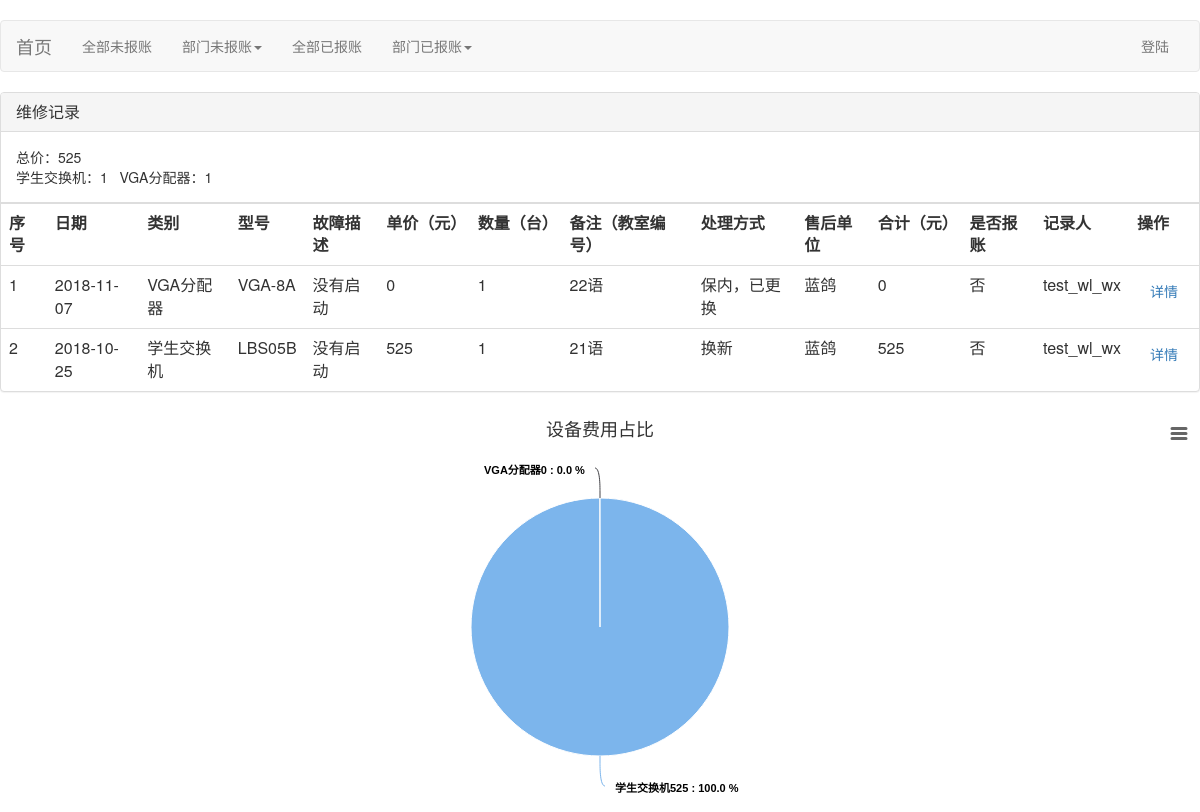
Page /wbz_bm on the committed database.
### notes/models.py (models this page shows, shortened)
class Unit_types(models.Model):
    设备类型 = models.CharField(max_length = 30)
    customer = models.ForeignKey(Customer,on_delete = models.DO_NOTHING,verbose_name = '售后单位')
    def __str__(self):
        return self.设备类型
    class Meta:
        verbose_name = '类别'
        verbose_name_plural = '类别'

class Notes(models.Model):
    date = models.DateField(default = timezone.now)
    类别 = models.ForeignKey(Unit_types , on_delete = models.DO_NOTHING)
    型号 = models.ForeignKey(Unit_models , on_delete = models.DO_NOTHING)
    故障描述 = models.CharField(max_length = 30)
    价格 = models.IntegerField()
    数量 = models.IntegerField()
    教室 = models.CharField(max_length = 30)
    报账 = models.BooleanField()
    方式 = models.CharField(max_length = 30)
    售后 = models.ForeignKey(Customer,on_delete = models.DO_NOTHING)
    状态 = models.CharField(max_length = 15 , default = '未通知售后')
    通知时间 = models.DateField(blank = True , null = True)
    到校时间 = models.DateField(blank = True , null = True)
    返校时间 = models.DateField(blank = True , null = True)
    响应时间 = models.DurationField(blank = True , null = True)
    修复时间 = models.DurationField(blank = True , null = True)
    报账时间 = models.ForeignKey(Report_time,on_delete = models.DO_NOTHING,blank = True , null = True)
    合计 = models.IntegerField(blank = True , null = True)
    owner = models.ForeignKey(User,on_delete = models.DO_NOTHING)
    sn = models.CharField(max_length = 30,blank = True , null = True , default = '无' , verbose_name = '序列号')
    asp = models.CharField(max_length = 30,blank = True , null = True , verbose_name = '售后人员')
    telephone = models.CharField(max_length = 30,blank = True , null = True , verbose_name = '售后电话')
    scraped = models.BooleanField(default = False , verbose_name = '是否报废')
    class Meta:
        ordering = ['-date']
        verbose_name = '维修记录'
        verbose_name_plural = '维修记录'

class Unit_models(models.Model):
    设备类型 = models.ForeignKey(Unit_types,on_delete = models.DO_NOTHING)
    型号 = models.CharField(max_length = 30)
    def __str__(self):
        return self.型号
    class Meta:
        verbose_name = '设备型号'
        verbose_name_plural = '设备型号'

class Customer(models.Model):
    title = models.CharField(max_length = 30 ,verbose_name = '售后单位')
    group = models.ForeignKey(Group , on_delete = models.DO_NOTHING , verbose_name = '负责部门')
    def __str__(self):
        return self.title
    class Meta:
        verbose_name = '售后单位'
        verbose_name_plural = '售后单位'

### notes/views.py (the view)
# urls.py: path('wbz_bm' , wbz_bm , name = 'wbz_bm'),
def wbz_bm(request):
    group_id = request.GET.get('group',1)
    contents = Notes.objects.filter(报账=False , 售后__group__id = group_id)
    prices = contents.aggregate(total = Sum('合计'))['total']
    counts = Unit_types.objects.filter(notes__报账=False , customer__group__id = group_id).annotate(total=Sum('notes__数量'),total_p=Sum('notes__合计'))
    context = {}
    context['counts'] = counts
    context['prices'] = prices
    context['contents'] = contents
    return render(request , 'wbz_bm.html' , context)

### notes/templates/wbz_bm.html (shortened to what this page needs)
{% extends 'base.html'%}
{% load staticfiles %}
{%block active_wbz_bm%}
class = "active"
{%endblock%}
{%block body1%}
	<div class="panel panel-default">
    <div class="panel-heading"><h3 class="panel-title">
            维修记录
        </h3>
    </div>
	<div class="panel-body">
        总价：{{prices}}<br>
	{% for count in counts%}
		{{count}}：{{count.total}}&nbsp&nbsp
	{%endfor%}
    </div>
    <div class="table-responsive">
    <table class="table table-hover">
        <th>序号</th><th>日期</th><th>类别</th><th>型号</th><th>故障描述</th><th>单价（元）</th><th>数量（台）</th><th>备注（教室编号）</th><th>处理方式</th><th>售后单位</th><th>合计（元）</th><th>是否报账</th><th>记录人</th><th>操作</th>
        {% for content in contents %}
	<tr><td>{{forloop.counter}}</td><td>{{content.date|date:"Y-m-d"}}</td><td>{{content.类别}}</td><td>{{content.型号}}</td><td>{{content.故障描述}}</td><td>{{content.价格}}</td><td>{{content.数量}}</td><td>{{content.教室}}</td><td>{{content.方式}}</td><td>{{content.售后}}</td><td>{{content.合计}}</td><td>否</td><td>{{content.owner}}</td><td><button type="button" class='btn btn-link'  onClick="show_detail({{content.id}})">详情</button></td></tr>
	{% endfor %}
    </table>
    </div>
</div>
<div id="container" style="min-width:400px;height:400px"></div>
{%endblock%}

### rows in the picture
Unit_types: 设备类型 "学生交换机", total "1"
Unit_types: 设备类型 "VGA分配器", total "1"
Notes: date "2018-11-07", 类别 "VGA分配器", 型号 "VGA-8A", 故障描述 "没有启动", 价格 "0", 数量 "1", 教室 "22语", 方式 "保内，已更换", 售后 "蓝鸽", 合计 "0", owner "test_wl_wx"
Notes: date "2018-10-25", 类别 "学生交换机", 型号 "LBS05B", 故障描述 "没有启动", 价格 "525", 数量 "1", 教室 "21语", 方式 "换新", 售后 "蓝鸽", 合计 "525", owner "test_wl_wx"

### other values in the picture
{{ prices }} "525"
